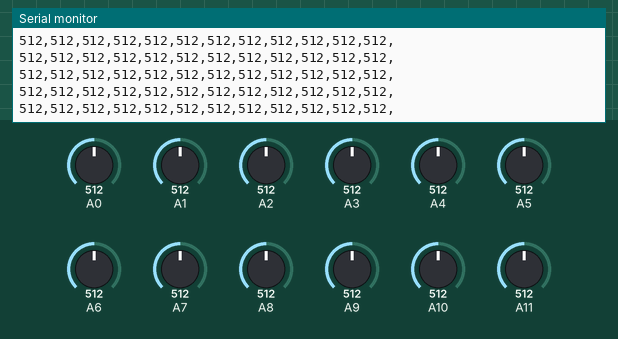
Bench run of a sketch on a simulated Arduino Mega 2560, built with avr-gcc and run on an emulated ATmega2560. On the bench: the last lines printed to the serial monitor. Inputs (shaded band) come from the test bench; at power-on: A1 = 512, A2 = 512, A0 = 512, A3 = 512, A4 = 512, A5 = 512, A6 = 512, A7 = 512, A8 = 512, A9 = 512, A10 = 512, A11 = 512.

Above: at 2.7 s.
2.8 s: A1 set to 108
At 2.9 s:
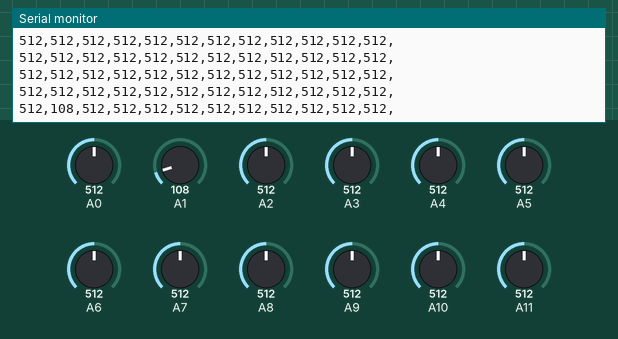
5.8 s: A1 set to 94
At 5.89 s:
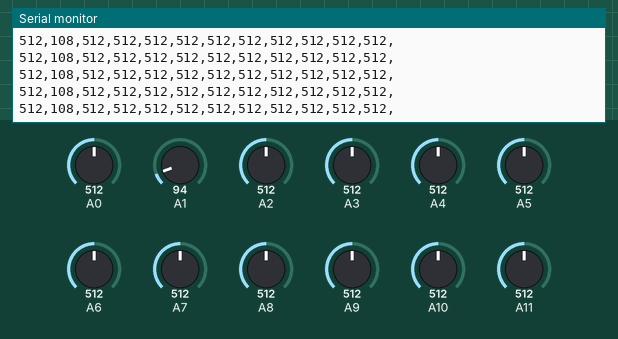
8.8 s: A2 set to 108
At 8.89 s:
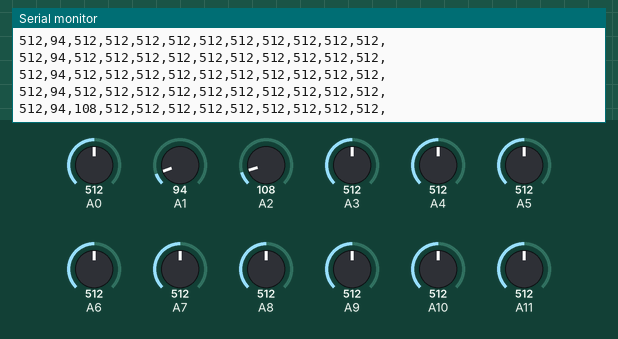
11.8 s: A2 set to 94
At 11.89 s:
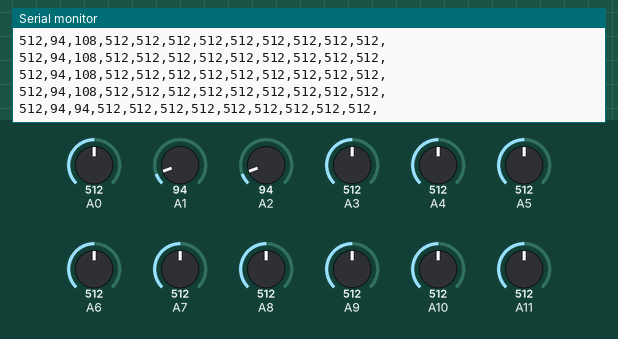
Timing chart, 0 to 14.8 s (numbered marks = the images above; inputs shaded):
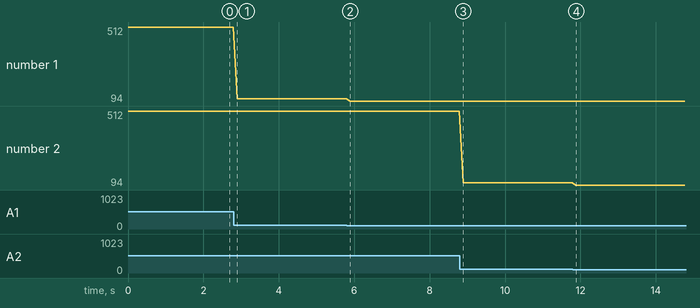

The sketch:

hanabata0923_ball_raw_adc.ino
```cpp
/*********************************************
purpose: 花畑町のTAMAIREイベントのために、投入されたボールを検出する反応の閾値を判断するために生のAD返還値を取得する。
author: Katsuhiro Morishita
created: 2015-09-22
*********************************************/
void setup() {
  // put your setup code here, to run once:
  Serial.begin(19200);
}

void loop() {
  // put your main code here, to run repeatedly:
  int adcs;

  for(int i = A0; i <= A11; i++)
  {
    int adc = analogRead(i);
    //adcs[i] = adc;
    Serial.print(adc);
    Serial.print(",");
  }
  Serial.println("");
  delay(100);
}
```

Measured:
- after the input at 2.8 s, the serial monitor: prints a new line after 0.09 s (image 1)
- after the input at 8.8 s, the serial monitor: prints a new line after 0.09 s (image 3)
- after the input at 11.8 s, the serial monitor: prints a new line after 0.08 s (image 4)
- plotted number 1: 512 → 108 after the input at 2.8 s, 108 → 94 after the input at 5.8 s
- plotted number 2: 512 → 108 after the input at 8.8 s
